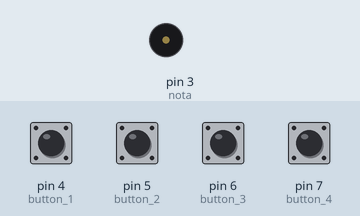
This sketch was run on a simulated Arduino Uno, built with avr-gcc and run on an emulated ATmega328P. Parts: buzzer (waves = sounding). The test bench sets the inputs (shaded band); at power-on: pin 4 (button_1), pin 5 (button_2), pin 6 (button_3), pin 7 (button_4) LOW.

Above: at 1.2 s.
1.3 s: pin 4 (button_1) pulled HIGH for 1 s
At 1.8 s:
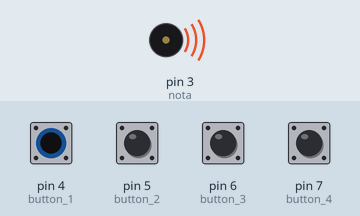
Timing chart, 0 to 4.3 s (numbered marks = the images above; inputs shaded):
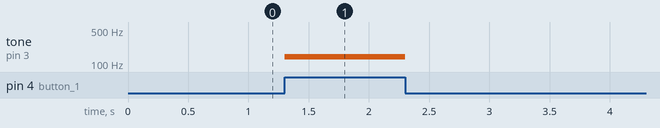

The sketch:

Piano_with_buzzer.ino
```cpp
#define button_1 4
#define button_2 5
#define button_3 6
#define button_4 7
#define nota 3


void setup() {
  pinMode(nota,OUTPUT);
  pinMode(button_1,INPUT);
  pinMode(button_2,INPUT);
}

void loop() {
  if (digitalRead(button_1) == 1){
    tone(nota,140);
    delay(100);
    noTone(nota);
  }
  if (digitalRead(button_2) == 1){
    tone(nota,240);
    delay(100);
    noTone(nota);
  }
  if (digitalRead(button_3) == 1){
    tone(nota,340);
    delay(100);
    noTone(nota);
  }
  if (digitalRead(button_4) == 1){
    tone(nota,440);
    delay(100);
    noTone(nota);
  }
}
```

Measured:
- after the input at 1.3 s, tone on pin 3 (nota): silent → 140 Hz at once, → silent 1.0 s later
